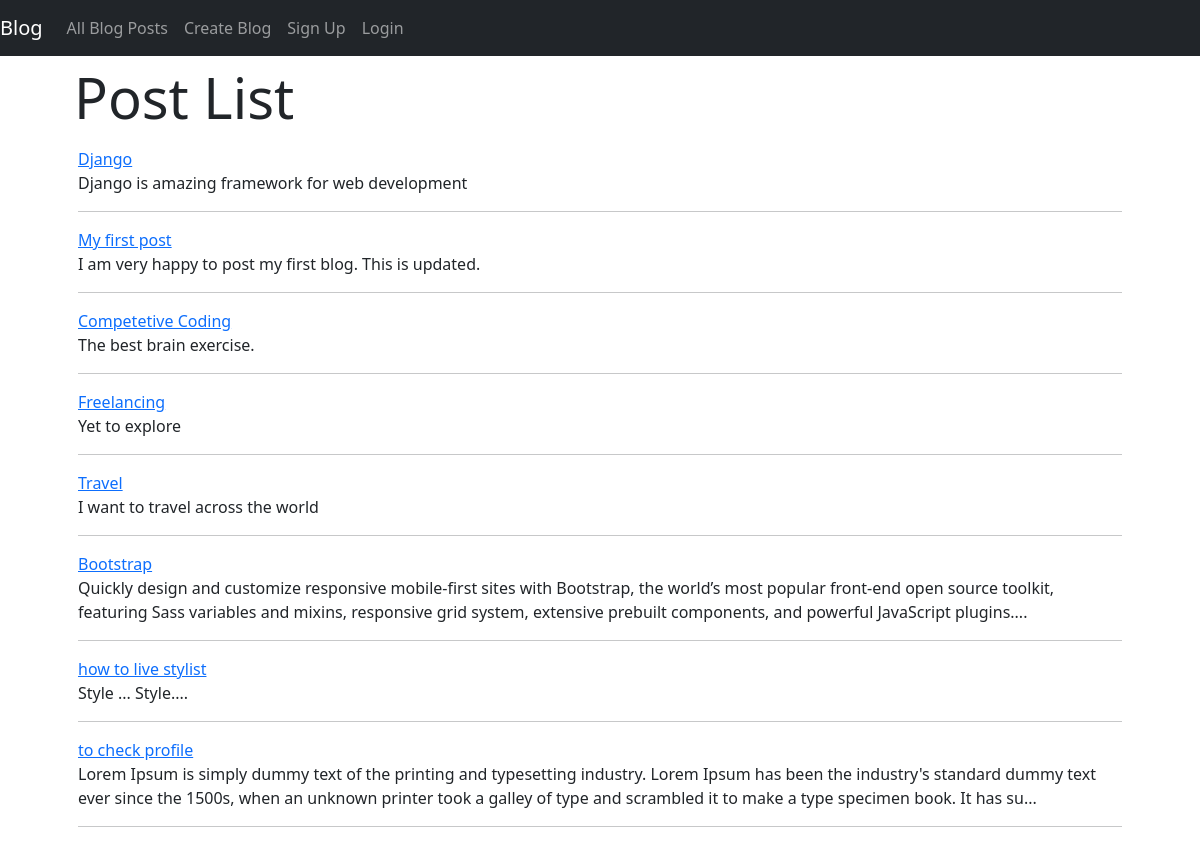
The app's page /posts/list/ with its own data.
### posts/models.py (models this page shows, shortened)
class Post(models.Model):
    title=models.CharField(max_length=255, blank=True, null=True)
    content=models.TextField(blank=True, null=True)
    created_at=models.DateTimeField(auto_now_add=True, blank=True, null=True)
    updated_at=models.DateTimeField(auto_now=True,  blank=True, null=True)
    author=models.ForeignKey(User, on_delete= models.CASCADE, blank=True, null=True)
    likes=models.ManyToManyField(User,related_name='blog_post')

### posts/views.py (the view)
# urls.py: path('list/',post_list_view, name='list'),
def post_list_view(request):
    posts=Post.objects.all()
    context={'posts':posts}
    return render(request,'posts/list.html',context=context)

### posts/templates/posts/list.html
{% extends 'base.html'  %}
{% block content %}
  <div class="container px-5">
    <div class="row">
      <h1 class ="display-4 p-2">Post List</h1>
    </div>
    <div class="row">
      <div class="col-12">
        {% for p in posts  %}
          <a href="{% url 'posts:detail' id=p.id %}">{{p.title}}</a>
          <br>
          {% if p.content|length > 255 %}
            <p> {{p.content|slice:"255"}}...</p>
          {% else %}
            <p> {{p.content}}</p>
          {% endif %}
          <hr />
        {% endfor %}
        </div>
    </div>
  </div>
{% endblock content %}

### templates/base.html (shortened to what this page needs)
<!DOCTYPE html>
<html lang="en" dir="ltr">
  <head>
    <link href="https://cdn.jsdelivr.net/npm/bootstrap@5.0.1/dist/css/bootstrap.min.css" rel="stylesheet">
  </head>
  <body>
      {% include 'navbar.html' %}
      {% block content %}
      {% endblock content %}
  </body>
</html>

### templates/navbar.html (shortened to what this page needs)
<nav class="navbar navbar-expand-lg navbar navbar-dark bg-dark">
  <a class="navbar-brand" href="{% url 'static_pages:home' %}">Blog</a>
  <div class="collapse navbar-collapse" id="navbarSupportedContent">
    <ul class="navbar-nav mr-auto">
      <li class="nav-item">
        <a class="nav-link" href="{% url 'posts:list'%}">All Blog Posts</a>
      </li>
      <li class="nav-item">
        <a class="nav-link" href="{% url 'posts:create'%}">Create Blog</a>
      </li>
      {% if user.is_authenticated %}
          <li class="nav-item">
            <a class="nav-link" href="{% url 'accounts:profile' username=user.username %}">Profile</a>
          </li>
          <li class="nav-item">
            <a class="nav-link" href="{% url 'accounts:logout' %}">Logout</a>
          </li>
      {% else %}
          <li class="nav-item">
            <a class="nav-link" href="{% url 'accounts:create' %}">Sign Up</a>
          </li>
          <li class="nav-item">
            <a class="nav-link" href="{% url 'accounts:login' %}">Login</a>
          </li>
      {% endif %}
    </ul>
  </div>
  </nav>

### records on screen
Post: title "Django", content "Django is amazing framework for web development"
Post: title "My first post", content "I am very happy to post my first blog. This is updated."
Post: title "Competetive Coding", content "The best brain exercise."
Post: title "Freelancing", content "Yet to explore"
Post: title "Travel", content "I want to travel across the world"
Post: title "Bootstrap", content "Quickly design and customize responsive mobile-first sites with Bootstrap, the world’s most popular front-end open source toolkit, featuring Sass variables and mixins, responsive grid system, extensive prebuilt components, and powerful JavaScript plugins."
Post: title "how to live stylist", content "Style ... Style...."
Post: title "to check profile", content "Lorem Ipsum is simply dummy text of the printing and typesetting industry. Lorem Ipsum has been the industry's standard dummy text ever since the 1500s, when an unknown printer took a galley of type and scrambled it to make a type specimen book. It has su"
